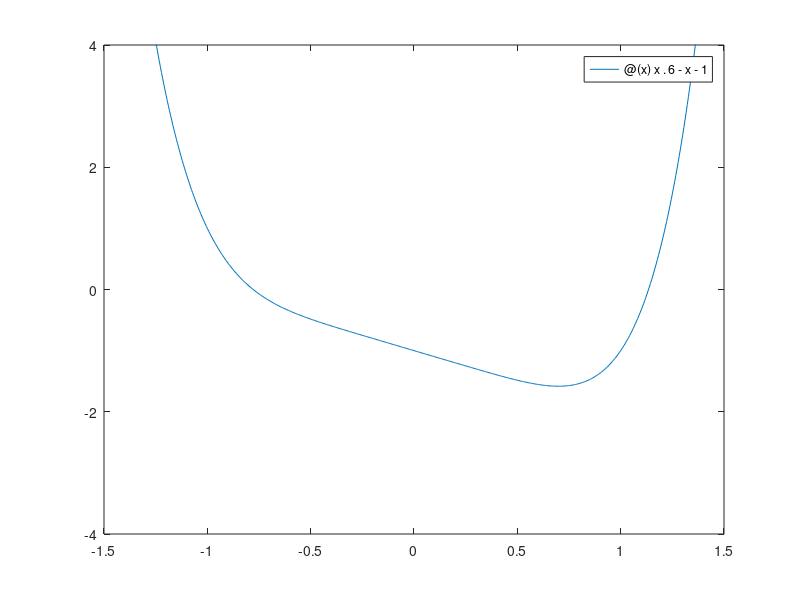

The MATLAB source for this figure: (Note: this script raises an error after producing the figure.)
clc
clear

fprintf("\nÜlesanne 1.")

figure(1)
fplot(@(x)x.^6 - x - 1 )
xlim([-1.5, 1.5])
ylim([-4, 4])
xline(0)
yline(0)
grid on
hold off 

syms x
%g = @(x) x.^6 - 1.0;                   % ei sobi, hajub
g1 = @(x) -nthroot(x + 1.0, 6);   % plus ja miinus peab ka ees olema
g2 = @(x) +nthroot(x + 1.0, 6);   % plus ja miinus peab ka ees olema
%dg = matlabFunction(diff(x.^6 - 1.0)); % ei sobi, hajub
dg = matlabFunction(diff(nthroot(x + 1.0, 6))); % vahet pole kas - või + panna. sama tulemus
x0 = [-0.75, 1.2];
disp(abs(dg(x0)))
disp(abs(dg(x0)) < 1)

%{
LISA:
syms x
tuletis = diff(g, x)

syms tul(x)
tul(x) = tuletis

% kui ei meeldi harilik murd siis vpa() teisendab kümnendmurruks 32 komakohaga
vpa(abs(tul(-0.75)))    
vpa(abs(tul(1.2)))    
%}
fprintf("Harilik iteratsioonimeetod:\n")
epsilon = 1.0E-6;
max_iter = 1000;
[~,~] = him(g1, x0(1), epsilon, max_iter);
[~,~] = him(g2, x0(2), epsilon, max_iter);

fprintf("Newtoni meetod:\n")
f = @(x) x.^6 - x - 1.0;
df = @(x) 6.*x.^5 - 1.0;

[~,~] = newton_method(f, df, x0(1), epsilon, max_iter);
[~,~] = newton_method(f, df, x0(2), epsilon, max_iter);

fprintf("\nÜlesanne 3.")
fprintf("Harilik iteratsioonimeetod:\n")
[~,~] = him(g2, 0.0, epsilon, max_iter); % g1-korral hajub
fprintf("Newtoni meetod:\n")
[~,~] = newton_method(f, df, 0.0, epsilon, max_iter);

fprintf("\nÜlesanne 2.")
clear
figure(2)
fplot(@(x) x.^3 - 6.*x.^2 + 3.*atan(x) + 3)
xline(0); yline(0)
xlim([-2, 7])
ylim([-30, 30])
title("f(x) = x^3 - 6*x^2 + 3*atan(x) + 3")
grid on
hold off

syms x
%g = @(x) tan((-x.^3 + 6.*x.^2 - 3)./3.0);
g1 = @(x) nthroot(6.*x.^2 - 3.*atan(x) - 3.0, 3);
%dg1 = matlabFunction(diff( nthroot(6.*x.^2 - 3.*atan(x) - 3.0, 3) ));
dg1 = @(x) (4.0.*x+4.0.*x.^3-1)./( (1+x.^2).*nthroot((6.*x.^2-3.*atan(x)-3.0).^2, 3) );
g2     = @(x)  sqrt((x.^3 + 3.*atan(x) + 3)./6.0);
g2_neg = @(x) -sqrt((x.^3 + 3.*atan(x) + 3)/6.0);
%dg2 = matlabFunction(diff( sqrt((x.^3 + 3.*atan(x) + 3)/6.0) ));
dg2 = @(x)  (x.^4 + x.^2 + 1)./( 4.*(1+x.^2).*sqrt(1.0./6*(x.^3+3.*atan(x)+3)) );
x0 = [-0.5, 1.0, 5.8];
abs(dg1(x0))    % sobib 5.8 jaoks
abs(dg2(x0))    % sobib -0.5, 1.0 jaoks

fprintf("Harilik iteratsioonimeetod:\n")
epsilon = 1.0E-10;
max_iter = 1000;
[~, ~] = him(g2_neg, x0(1), epsilon, max_iter); % neg sest -0.5 ees on miinusmärk
[~, ~] = him(g2,     x0(2), epsilon, max_iter);
[~, ~] = him(g1,     x0(3), epsilon, max_iter);

fprintf("Newtoni meetod:\n")
f = @(x) x.^3 - 6.*x^2 + 3.*atan(x) + 3;
df = matlabFunction(diff( x.^3 - 6.*x^2 + 3.*atan(x) + 3 ));

for i = 1:length(x0)
    [~, ~] = newton_method(f, df, x0(i), epsilon, max_iter);
end

fprintf("Modifitseeritud Newtoni meetod:\n")
for i = 1:length(x0)
    [~, ~] = modified_newton(f, df, x0(i), epsilon, max_iter);
end

fprintf("Lõikajate meetod:\n")
[~, ~] = secant_method(f, -0.4, -0.5, epsilon, max_iter);
[~, ~] = secant_method(f,  1.0, 1.1, epsilon, max_iter);
[~, ~] = secant_method(f,  5.8, 5.9, epsilon, max_iter);


fprintf("\nÜlesanne 4.")
f = @(x) x.^5 - x.^2 - 2.0;
figure(3)
fplot(f)
grid on
xlim([-2, 2.5])
ylim([-30, 30])
xline(0)
yline(0)

[~, ~] = secant_method(f, 1.0, 1.5, epsilon, max_iter);

%%%%%%%%%%%%%%%%%%%%%%%%%%%%%%%%%%%%%%%%%%%%%%%%%%%%%%%%%%%%%%%
function [x_uus, count] = him(g, x_algne, tol, max_iter)
    % Leiab lahendi hariliku iteratsioonimeetodiga
    % g - iteratsioonifunktsioon
    % x_algne - algväärtus
    % tol - tolerants
    % max_iter - maksimaalne iteratsioonide arv

    % Algväärtused
    x_uus  = x_algne;
    x_vana = x_algne - 1; % Algväärtus, mis erineb x_uus-st
    count  = 0;

    % Iteratsiooniprotsess
    while abs(x_uus - x_vana) >= tol && count < max_iter
        x_vana = x_uus;
        x_uus  = g(x_vana); % h.i.m eeskiri
        count  = count + 1;
    end

    % Kontroll, kas maksimaalne iteratsioonide arv ületati
    if count >= max_iter
        warning('Maksimaalne iteratsioonide arv ületatud.');
    end

    fprintf('Iterations = %d, Solution = [%.6f, %.6f]\n', count, x_uus, 0.0);
end

function [x, count] = newton_method(f, df, x0, epsilon, max_iter)
    % f - funktsioon, mille nullkohta otsime
    % df - funktsiooni tuletis
    % x0 - alglähend
    % epsilon - täpsus
    % max_iter - maksimaalne iteratsioonide arv
    x1 = x0;
    count = 0;
    while abs(f(x1)) > epsilon && count < max_iter
        x0 = x1; % Uuenda x0 väärtusega x1
        x1 = x0 - f(x0)/df(x0); % Newtoni meetodi
        count = count + 1;
    end
    x = x1;

    % Kontroll, kas maksimaalne iteratsioonide arv ületati
    if count >= max_iter
        warning('Maksimaalne iteratsioonide arv ületatud.');
    end

    fprintf('Iterations = %d, Solution = [%.6f, %.6f]\n', count, x, 0.0);
end

function [x, count] = modified_newton(f, df, x0, eps, max_iter)
    % f - funktsioon, mille nullkohta otsime
    % df - funktsiooni tuletis
    % x0 - alglähend
    % eps - täpsus
    % max_iter - maksimaalne iteratsioonide arv

    % Algväärtustamine
    x = x0;
    count = 0;
    df_x0 = df(x0); % Tuletise väärtus alglähendis

    % Iteratiivne protsess
    while abs(f(x)) > eps && count < max_iter
        x0 = x;
        x  = x0 - f(x0) / df_x0;
        count = count + 1;
    end

    % Kui maksimaalne iteratsioonide arv on saavutatud
    if count >= max_iter
        warning('Maksimaalne iteratsioonide arv ületatud.');
    end

    fprintf('Iterations = %d, Solution = [%.6f, %.6f]\n', count, x, 0.0);
end

function [x, count] = secant_method(f, x0, x1, eps, max_iter)
    % f - funktsioon, mille nullkohta otsime
    % x0 - esimene alglähend
    % x1 - teine alglähend
    % eps - täpsus
    % max_iter - maksimaalne iteratsioonide arv

    count = 0;
    while (abs(f(x1))) > eps && count < max_iter
        x2 = x1 - f(x1)*(x1 - x0)/(f(x1) - f(x0));
        x0 = x1;
        x1 = x2;
        count = count + 1;
    end

    % Kontroll, kas maksimaalne iteratsioonide arv ületati
    if count >= max_iter
        warning('Maksimaalne iteratsioonide arv ületatud.');
    end
    x = x1;

    fprintf('Iterations = %d, Solution = [%.6f, %.6f]\n', count, x, 0.0);
end